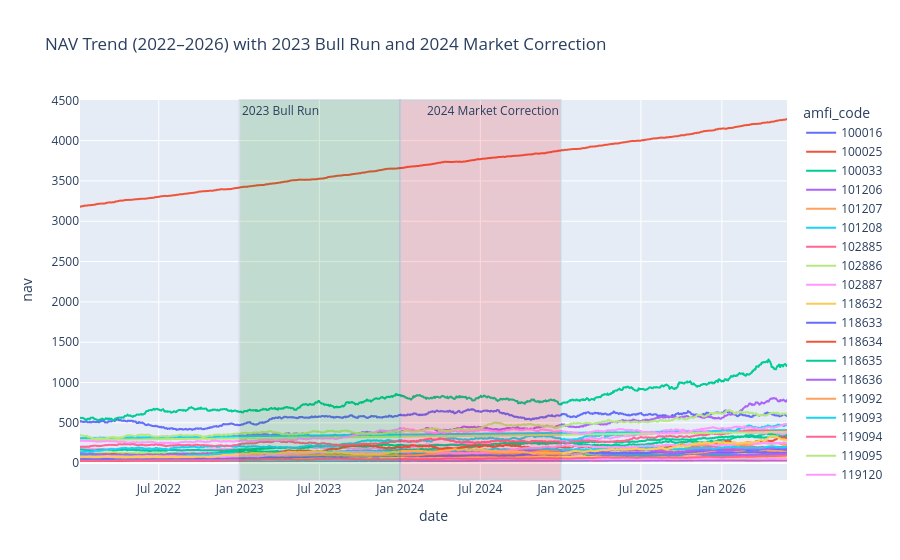

Here is the notebook cell this chart was saved with:
### Code cell
nav["date"] = pd.to_datetime(nav["date"])

fig = px.line(
    nav,
    x="date",
    y="nav",
    color="amfi_code",
    title="NAV Trend (2022–2026) with 2023 Bull Run and 2024 Market Correction"
)

# Highlight 2023 Bull Run
fig.add_vrect(
    x0="2023-01-01",
    x1="2023-12-31",
    fillcolor="green",
    opacity=0.15,
    annotation_text="2023 Bull Run",
    annotation_position="top left"
)

# Highlight 2024 Market Correction
fig.add_vrect(
    x0="2024-01-01",
    x1="2024-12-31",
    fillcolor="red",
    opacity=0.15,
    annotation_text="2024 Market Correction",
    annotation_position="top right"
)

fig.show()

### Figure 1 — Plotly figure (JSON) as saved in the notebook; plotly's stock layout.template omitted (floating-point values rounded to 4 significant figures; data arrays with more than 128 entries replaced by an {"elided": "..."} marker saying what was removed)
{"data": [{"hovertemplate": "amfi_code=100016<br>date=%{x}<br>nav=%{y}<extra></extra>", "legendgroup": "100016", "line": {"color": "#636efa", "dash": "solid"}, "marker": {"symbol": "circle"}, "mode": "lines", "name": "100016", "showlegend": true, "type": "scattergl", "x": {"elided": "1150 str values"}, "xaxis": "x", "y": {"elided": "1150 float values"}, "yaxis": "y"}, {"hovertemplate": "amfi_code=100025<br>date=%{x}<br>nav=%{y}<extra></extra>", "legendgroup": "100025", "line": {"color": "#EF553B", "dash": "solid"}, "marker": {"symbol": "circle"}, "mode": "lines", "name": "100025", "showlegend": true, "type": "scattergl", "x": {"elided": "1150 str values"}, "xaxis": "x", "y": {"elided": "1150 float values"}, "yaxis": "y"}, {"hovertemplate": "amfi_code=100033<br>date=%{x}<br>nav=%{y}<extra></extra>", "legendgroup": "100033", "line": {"color": "#00cc96", "dash": "solid"}, "marker": {"symbol": "circle"}, "mode": "lines", "name": "100033", "showlegend": true, "type": "scattergl", "x": {"elided": "1150 str values"}, "xaxis": "x", "y": {"elided": "1150 float values"}, "yaxis": "y"}, {"hovertemplate": "amfi_code=101206<br>date=%{x}<br>nav=%{y}<extra></extra>", "legendgroup": "101206", "line": {"color": "#ab63fa", "dash": "solid"}, "marker": {"symbol": "circle"}, "mode": "lines", "name": "101206", "showlegend": true, "type": "scattergl", "x": {"elided": "1150 str values"}, "xaxis": "x", "y": {"elided": "1150 float values"}, "yaxis": "y"}, {"hovertemplate": "amfi_code=101207<br>date=%{x}<br>nav=%{y}<extra></extra>", "legendgroup": "101207", "line": {"color": "#FFA15A", "dash": "solid"}, "marker": {"symbol": "circle"}, "mode": "lines", "name": "101207", "showlegend": true, "type": "scattergl", "x": {"elided": "1150 str values"}, "xaxis": "x", "y": {"elided": "1150 float values"}, "yaxis": "y"}, {"hovertemplate": "amfi_code=101208<br>date=%{x}<br>nav=%{y}<extra></extra>", "legendgroup": "101208", "line": {"color": "#19d3f3", "dash": "solid"}, "marker": {"symbol": "circle"}, "mode": "lines", "name": "101208", "showlegend": true, "type": "scattergl", "x": {"elided": "1150 str values"}, "xaxis": "x", "y": {"elided": "1150 float values"}, "yaxis": "y"}, {"hovertemplate": "amfi_code=102885<br>date=%{x}<br>nav=%{y}<extra></extra>", "legendgroup": "102885", "line": {"color": "#FF6692", "dash": "solid"}, "marker": {"symbol": "circle"}, "mode": "lines", "name": "102885", "showlegend": true, "type": "scattergl", "x": {"elided": "1150 str values"}, "xaxis": "x", "y": {"elided": "1150 float values"}, "yaxis": "y"}, {"hovertemplate": "amfi_code=102886<br>date=%{x}<br>nav=%{y}<extra></extra>", "legendgroup": "102886", "line": {"color": "#B6E880", "dash": "solid"}, "marker": {"symbol": "circle"}, "mode": "lines", "name": "102886", "showlegend": true, "type": "scattergl", "x": {"elided": "1150 str values"}, "xaxis": "x", "y": {"elided": "1150 float values"}, "yaxis": "y"}, {"hovertemplate": "amfi_code=102887<br>date=%{x}<br>nav=%{y}<extra></extra>", "legendgroup": "102887", "line": {"color": "#FF97FF", "dash": "solid"}, "marker": {"symbol": "circle"}, "mode": "lines", "name": "102887", "showlegend": true, "type": "scattergl", "x": {"elided": "1150 str values"}, "xaxis": "x", "y": {"elided": "1150 float values"}, "yaxis": "y"}, {"hovertemplate": "amfi_code=118632<br>date=%{x}<br>nav=%{y}<extra></extra>", "legendgroup": "118632", "line": {"color": "#FECB52", "dash": "solid"}, "marker": {"symbol": "circle"}, "mode": "lines", "name": "118632", "showlegend": true, "type": "scattergl", "x": {"elided": "1150 str values"}, "xaxis": "x", "y": {"elided": "1150 float values"}, "yaxis": "y"}, {"hovertemplate": "amfi_code=118633<br>date=%{x}<br>nav=%{y}<extra></extra>", "legendgroup": "118633", "line": {"color": "#636efa", "dash": "solid"}, "marker": {"symbol": "circle"}, "mode": "lines", "name": "118633", "showlegend": true, "type": "scattergl", "x": {"elided": "1150 str values"}, "xaxis": "x", "y": {"elided": "1150 float values"}, "yaxis": "y"}, {"hovertemplate": "amfi_code=118634<br>date=%{x}<br>nav=%{y}<extra></extra>", "legendgroup": "118634", "line": {"color": "#EF553B", "dash": "solid"}, "marker": {"symbol": "circle"}, "mode": "lines", "name": "118634", "showlegend": true, "type": "scattergl", "x": {"elided": "1150 str values"}, "xaxis": "x", "y": {"elided": "1150 float values"}, "yaxis": "y"}, {"hovertemplate": "amfi_code=118635<br>date=%{x}<br>nav=%{y}<extra></extra>", "legendgroup": "118635", "line": {"color": "#00cc96", "dash": "solid"}, "marker": {"symbol": "circle"}, "mode": "lines", "name": "118635", "showlegend": true, "type": "scattergl", "x": {"elided": "1150 str values"}, "xaxis": "x", "y": {"elided": "1150 float values"}, "yaxis": "y"}, {"hovertemplate": "amfi_code=118636<br>date=%{x}<br>nav=%{y}<extra></extra>", "legendgroup": "118636", "line": {"color": "#ab63fa", "dash": "solid"}, "marker": {"symbol": "circle"}, "mode": "lines", "name": "118636", "showlegend": true, "type": "scattergl", "x": {"elided": "1150 str values"}, "xaxis": "x", "y": {"elided": "1150 float values"}, "yaxis": "y"}, {"hovertemplate": "amfi_code=119092<br>date=%{x}<br>nav=%{y}<extra></extra>", "legendgroup": "119092", "line": {"color": "#FFA15A", "dash": "solid"}, "marker": {"symbol": "circle"}, "mode": "lines", "name": "119092", "showlegend": true, "type": "scattergl", "x": {"elided": "1150 str values"}, "xaxis": "x", "y": {"elided": "1150 float values"}, "yaxis": "y"}, {"hovertemplate": "amfi_code=119093<br>date=%{x}<br>nav=%{y}<extra></extra>", "legendgroup": "119093", "line": {"color": "#19d3f3", "dash": "solid"}, "marker": {"symbol": "circle"}, "mode": "lines", "name": "119093", "showlegend": true, "type": "scattergl", "x": {"elided": "1150 str values"}, "xaxis": "x", "y": {"elided": "1150 float values"}, "yaxis": "y"}, {"hovertemplate": "amfi_code=119094<br>date=%{x}<br>nav=%{y}<extra></extra>", "legendgroup": "119094", "line": {"color": "#FF6692", "dash": "solid"}, "marker": {"symbol": "circle"}, "mode": "lines", "name": "119094", "showlegend": true, "type": "scattergl", "x": {"elided": "1150 str values"}, "xaxis": "x", "y": {"elided": "1150 float values"}, "yaxis": "y"}, {"hovertemplate": "amfi_code=119095<br>date=%{x}<br>nav=%{y}<extra></extra>", "legendgroup": "119095", "line": {"color": "#B6E880", "dash": "solid"}, "marker": {"symbol": "circle"}, "mode": "lines", "name": "119095", "showlegend": true, "type": "scattergl", "x": {"elided": "1150 str values"}, "xaxis": "x", "y": {"elided": "1150 float values"}, "yaxis": "y"}, {"hovertemplate": "amfi_code=119120<br>date=%{x}<br>nav=%{y}<extra></extra>", "legendgroup": "119120", "line": {"color": "#FF97FF", "dash": "solid"}, "marker": {"symbol": "circle"}, "mode": "lines", "name": "119120", "showlegend": true, "type": "scattergl", "x": {"elided": "1150 str values"}, "xaxis": "x", "y": {"elided": "1150 float values"}, "yaxis": "y"}, {"hovertemplate": "amfi_code=119551<br>date=%{x}<br>nav=%{y}<extra></extra>", "legendgroup": "119551", "line": {"color": "#FECB52", "dash": "solid"}, "marker": {"symbol": "circle"}, "mode": "lines", "name": "119551", "showlegend": true, "type": "scattergl", "x": {"elided": "1150 str values"}, "xaxis": "x", "y": {"elided": "1150 float values"}, "yaxis": "y"}, {"hovertemplate": "amfi_code=119552<br>date=%{x}<br>nav=%{y}<extra></extra>", "legendgroup": "119552", "line": {"color": "#636efa", "dash": "solid"}, "marker": {"symbol": "circle"}, "mode": "lines", "name": "119552", "showlegend": true, "type": "scattergl", "x": {"elided": "1150 str values"}, "xaxis": "x", "y": {"elided": "1150 float values"}, "yaxis": "y"}, {"hovertemplate": "amfi_code=119598<br>date=%{x}<br>nav=%{y}<extra></extra>", "legendgroup": "119598", "line": {"color": "#EF553B", "dash": "solid"}, "marker": {"symbol": "circle"}, "mode": "lines", "name": "119598", "showlegend": true, "type": "scattergl", "x": {"elided": "1150 str values"}, "xaxis": "x", "y": {"elided": "1150 float values"}, "yaxis": "y"}, {"hovertemplate": "amfi_code=119599<br>date=%{x}<br>nav=%{y}<extra></extra>", "legendgroup": "119599", "line": {"color": "#00cc96", "dash": "solid"}, "marker": {"symbol": "circle"}, "mode": "lines", "name": "119599", "showlegend": true, "type": "scattergl", "x": {"elided": "1150 str values"}, "xaxis": "x", "y": {"elided": "1150 float values"}, "yaxis": "y"}, {"hovertemplate": "amfi_code=120503<br>date=%{x}<br>nav=%{y}<extra></extra>", "legendgroup": "120503", "line": {"color": "#ab63fa", "dash": "solid"}, "marker": {"symbol": "circle"}, "mode": "lines", "name": "120503", "showlegend": true, "type": "scattergl", "x": {"elided": "1150 str values"}, "xaxis": "x", "y": {"elided": "1150 float values"}, "yaxis": "y"}, {"hovertemplate": "amfi_code=120504<br>date=%{x}<br>nav=%{y}<extra></extra>", "legendgroup": "120504", "line": {"color": "#FFA15A", "dash": "solid"}, "marker": {"symbol": "circle"}, "mode": "lines", "name": "120504", "showlegend": true, "type": "scattergl", "x": {"elided": "1150 str values"}, "xaxis": "x", "y": {"elided": "1150 float values"}, "yaxis": "y"}, {"hovertemplate": "amfi_code=120505<br>date=%{x}<br>nav=%{y}<extra></extra>", "legendgroup": "120505", "line": {"color": "#19d3f3", "dash": "solid"}, "marker": {"symbol": "circle"}, "mode": "lines", "name": "120505", "showlegend": true, "type": "scattergl", "x": {"elided": "1150 str values"}, "xaxis": "x", "y": {"elided": "1150 float values"}, "yaxis": "y"}, {"hovertemplate": "amfi_code=120506<br>date=%{x}<br>nav=%{y}<extra></extra>", "legendgroup": "120506", "line": {"color": "#FF6692", "dash": "solid"}, "marker": {"symbol": "circle"}, "mode": "lines", "name": "120506", "showlegend": true, "type": "scattergl", "x": {"elided": "1150 str values"}, "xaxis": "x", "y": {"elided": "1150 float values"}, "yaxis": "y"}, {"hovertemplate": "amfi_code=120507<br>date=%{x}<br>nav=%{y}<extra></extra>", "legendgroup": "120507", "line": {"color": "#B6E880", "dash": "solid"}, "marker": {"symbol": "circle"}, "mode": "lines", "name": "120507", "showlegend": true, "type": "scattergl", "x": {"elided": "1150 str values"}, "xaxis": "x", "y": {"elided": "1150 float values"}, "yaxis": "y"}, {"hovertemplate": "amfi_code=120841<br>date=%{x}<br>nav=%{y}<extra></extra>", "legendgroup": "120841", "line": {"color": "#FF97FF", "dash": "solid"}, "marker": {"symbol": "circle"}, "mode": "lines", "name": "120841", "showlegend": true, "type": "scattergl", "x": {"elided": "1150 str values"}, "xaxis": "x", "y": {"elided": "1150 float values"}, "yaxis": "y"}, {"hovertemplate": "amfi_code=120842<br>date=%{x}<br>nav=%{y}<extra></extra>", "legendgroup": "120842", "line": {"color": "#FECB52", "dash": "solid"}, "marker": {"symbol": "circle"}, "mode": "lines", "name": "120842", "showlegend": true, "type": "scattergl", "x": {"elided": "1150 str values"}, "xaxis": "x", "y": {"elided": "1150 float values"}, "yaxis": "y"}, {"hovertemplate": "amfi_code=120843<br>date=%{x}<br>nav=%{y}<extra></extra>", "legendgroup": "120843", "line": {"color": "#636efa", "dash": "solid"}, "marker": {"symbol": "circle"}, "mode": "lines", "name": "120843", "showlegend": true, "type": "scattergl", "x": {"elided": "1150 str values"}, "xaxis": "x", "y": {"elided": "1150 float values"}, "yaxis": "y"}, {"hovertemplate": "amfi_code=120844<br>date=%{x}<br>nav=%{y}<extra></extra>", "legendgroup": "120844", "line": {"color": "#EF553B", "dash": "solid"}, "marker": {"symbol": "circle"}, "mode": "lines", "name": "120844", "showlegend": true, "type": "scattergl", "x": {"elided": "1150 str values"}, "xaxis": "x", "y": {"elided": "1150 float values"}, "yaxis": "y"}, {"hovertemplate": "amfi_code=125497<br>date=%{x}<br>nav=%{y}<extra></extra>", "legendgroup": "125497", "line": {"color": "#00cc96", "dash": "solid"}, "marker": {"symbol": "circle"}, "mode": "lines", "name": "125497", "showlegend": true, "type": "scattergl", "x": {"elided": "1150 str values"}, "xaxis": "x", "y": {"elided": "1150 float values"}, "yaxis": "y"}, {"hovertemplate": "amfi_code=125498<br>date=%{x}<br>nav=%{y}<extra></extra>", "legendgroup": "125498", "line": {"color": "#ab63fa", "dash": "solid"}, "marker": {"symbol": "circle"}, "mode": "lines", "name": "125498", "showlegend": true, "type": "scattergl", "x": {"elided": "1150 str values"}, "xaxis": "x", "y": {"elided": "1150 float values"}, "yaxis": "y"}, {"hovertemplate": "amfi_code=148567<br>date=%{x}<br>nav=%{y}<extra></extra>", "legendgroup": "148567", "line": {"color": "#FFA15A", "dash": "solid"}, "marker": {"symbol": "circle"}, "mode": "lines", "name": "148567", "showlegend": true, "type": "scattergl", "x": {"elided": "1150 str values"}, "xaxis": "x", "y": {"elided": "1150 float values"}, "yaxis": "y"}, {"hovertemplate": "amfi_code=148568<br>date=%{x}<br>nav=%{y}<extra></extra>", "legendgroup": "148568", "line": {"color": "#19d3f3", "dash": "solid"}, "marker": {"symbol": "circle"}, "mode": "lines", "name": "148568", "showlegend": true, "type": "scattergl", "x": {"elided": "1150 str values"}, "xaxis": "x", "y": {"elided": "1150 float values"}, "yaxis": "y"}, {"hovertemplate": "amfi_code=148569<br>date=%{x}<br>nav=%{y}<extra></extra>", "legendgroup": "148569", "line": {"color": "#FF6692", "dash": "solid"}, "marker": {"symbol": "circle"}, "mode": "lines", "name": "148569", "showlegend": true, "type": "scattergl", "x": {"elided": "1150 str values"}, "xaxis": "x", "y": {"elided": "1150 float values"}, "yaxis": "y"}, {"hovertemplate": "amfi_code=149322<br>date=%{x}<br>nav=%{y}<extra></extra>", "legendgroup": "149322", "line": {"color": "#B6E880", "dash": "solid"}, "marker": {"symbol": "circle"}, "mode": "lines", "name": "149322", "showlegend": true, "type": "scattergl", "x": {"elided": "1150 str values"}, "xaxis": "x", "y": {"elided": "1150 float values"}, "yaxis": "y"}, {"hovertemplate": "amfi_code=149323<br>date=%{x}<br>nav=%{y}<extra></extra>", "legendgroup": "149323", "line": {"color": "#FF97FF", "dash": "solid"}, "marker": {"symbol": "circle"}, "mode": "lines", "name": "149323", "showlegend": true, "type": "scattergl", "x": {"elided": "1150 str values"}, "xaxis": "x", "y": {"elided": "1150 float values"}, "yaxis": "y"}, {"hovertemplate": "amfi_code=149324<br>date=%{x}<br>nav=%{y}<extra></extra>", "legendgroup": "149324", "line": {"color": "#FECB52", "dash": "solid"}, "marker": {"symbol": "circle"}, "mode": "lines", "name": "149324", "showlegend": true, "type": "scattergl", "x": {"elided": "1150 str values"}, "xaxis": "x", "y": {"elided": "1150 float values"}, "yaxis": "y"}], "layout": {"annotations": [{"showarrow": false, "text": "2023 Bull Run", "x": "2023-01-01", "xanchor": "left", "xref": "x", "y": 1, "yanchor": "top", "yref": "y domain"}, {"showarrow": false, "text": "2024 Market Correction", "x": "2024-12-31", "xanchor": "right", "xref": "x", "y": 1, "yanchor": "top", "yref": "y domain"}], "legend": {"title": {"text": "amfi_code"}, "tracegroupgap": 0}, "shapes": [{"fillcolor": "green", "opacity": 0.15, "type": "rect", "x0": "2023-01-01", "x1": "2023-12-31", "xref": "x", "y0": 0, "y1": 1, "yref": "y domain"}, {"fillcolor": "red", "opacity": 0.15, "type": "rect", "x0": "2024-01-01", "x1": "2024-12-31", "xref": "x", "y0": 0, "y1": 1, "yref": "y domain"}], "title": {"text": "NAV Trend (2022–2026) with 2023 Bull Run and 2024 Market Correction"}, "xaxis": {"anchor": "y", "domain": [0, 1], "title": {"text": "date"}}, "yaxis": {"anchor": "x", "domain": [0, 1], "title": {"text": "nav"}}}}
